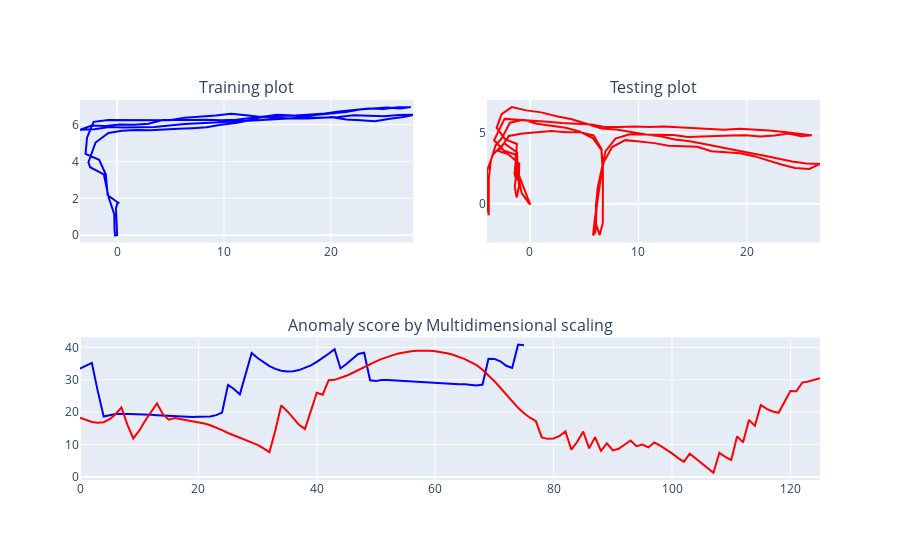

The notebook cell this image was saved under:
### Code cell
fig = make_subplots(rows=2, cols=2,specs=[[{}, {}], [{"colspan": 2}, None]],
    subplot_titles=("Training plot","Testing plot", "Anomaly score by Multidimensional scaling"))
fig.add_trace(go.Scatter(x=df[1], y=df[2], marker_color='blue',
                        name="Training path"),row=1, col=1)
fig.add_trace(go.Scatter(x=df_test[1], y=df_test[2], marker_color='red',
                        name="Testing Score"),row=1, col=2)
fig.add_trace(go.Scatter(x=list(range(len(dt_scores))), y=dt_scores[5:-5], marker_color='blue',
                         name="Training Score"), row=2, col=1)
fig.add_trace(go.Scatter(x=list(range(len(dj_scores))), y=dj_scores, marker_color='red',
                        name="Testing Score"), row=2, col=1)
fig.update_layout(showlegend=False)

### Figure 1 — Plotly figure (JSON) as saved in the notebook; plotly's stock layout.template omitted (floating-point values rounded to 4 significant figures; data arrays with more than 128 entries replaced by an {"elided": "..."} marker saying what was removed)
{"data": [{"marker": {"color": "blue"}, "name": "Training path", "type": "scatter", "x": [0, -0.2, -0.25, -0.27, -0.8, -1.25, -2.53, -2.69, -2.02, -0.82, 0.45, 1.77, 3.1, 4.4, 5.73, 7.06, 8.38, 9.71, 11.1, 12.4, 13.67, 14.95, 16.23, 17.53, 18.82, 20.1, 21.42, 22.73, 24.02, 25.29, 26.51, 27.5, 26.32, 24.94, 23.55, 22.16, 20.8, 19.45, 18.11, 16.76, 13.95, 12.54, 11.15, 9.76, 8.37, 7, 5.63, 4.26, 2.95, 1.56, 0.21, -1.12, -2.39, -3.48, -2.14, -0.74, 0.64, 2.04, 3.48, 4.91, 6.31, 7.7, 9.08, 10.48, 11.88, 13.27, 14.67, 16.05, 17.4, 18.75, 20.11, 21.46, 22.79, 24.13, 25.53, 26.82, 27.7, 26.38, 25, 23.58, 22.17, 20.72, 19.26, 17.81, 16.36, 14.92, 13.48, 12.07, 10.67, 9.23, 7.78, 6.34, 4.9, 3.45, 1.99, 0.58, -0.82, -2.2, -2.82, -2.96, -1.69, -1.06, -0.89, 0.11, 0.04, 0.07, -0.11, 0, -0.2, -0.25], "xaxis": "x", "y": [0, -0.01, 0.32, 1.14, 2.06, 3.3, 3.69, 3.96, 5.03, 5.55, 5.67, 5.71, 5.69, 5.71, 5.77, 5.81, 5.86, 5.99, 6.09, 6.24, 6.43, 6.53, 6.51, 6.47, 6.53, 6.61, 6.68, 6.82, 6.87, 6.93, 6.88, 6.95, 6.94, 6.85, 6.88, 6.8, 6.71, 6.6, 6.55, 6.5, 6.45, 6.37, 6.27, 6.24, 6.27, 6.25, 6.26, 6.25, 6.05, 6, 6.01, 5.93, 5.95, 5.72, 5.75, 5.87, 5.85, 5.85, 5.87, 5.95, 6.04, 6.08, 6.1, 6.15, 6.2, 6.23, 6.3, 6.33, 6.4, 6.37, 6.4, 6.28, 6.24, 6.18, 6.32, 6.42, 6.53, 6.52, 6.46, 6.47, 6.51, 6.42, 6.37, 6.33, 6.33, 6.35, 6.41, 6.51, 6.59, 6.5, 6.42, 6.38, 6.24, 6.24, 6.21, 6.21, 6.25, 6.15, 5.3, 4.41, 4.09, 3.29, 2.17, 1.76, 1.74, 1.82, 1.47, 0, -0.01, 0.32], "yaxis": "y"}, {"marker": {"color": "red"}, "name": "Testing Score", "type": "scatter", "x": {"elided": "150 float values"}, "xaxis": "x2", "y": {"elided": "150 float values"}, "yaxis": "y2"}, {"marker": {"color": "blue"}, "name": "Training Score", "type": "scatter", "x": [0, 1, 2, 3, 4, 5, 6, 7, 8, 9, 10, 11, 12, 13, 14, 15, 16, 17, 18, 19, 20, 21, 22, 23, 24, 25, 26, 27, 28, 29, 30, 31, 32, 33, 34, 35, 36, 37, 38, 39, 40, 41, 42, 43, 44, 45, 46, 47, 48, 49, 50, 51, 52, 53, 54, 55, 56, 57, 58, 59, 60, 61, 62, 63, 64, 65, 66, 67, 68, 69, 70, 71, 72, 73, 74, 75, 76, 77, 78, 79, 80, 81, 82, 83, 84, 85], "xaxis": "x3", "y": [33.41, 34.24, 35.18, 26.49, 18.66, 19.03, 19.41, 19.5, 19.45, 19.43, 19.43, 19.3, 19.16, 19.04, 18.94, 18.88, 18.8, 18.71, 18.6, 18.52, 18.57, 18.63, 18.67, 19.07, 19.86, 28.42, 27.16, 25.48, 32.3, 38.25, 36.71, 35.35, 34.21, 33.34, 32.76, 32.52, 32.61, 32.98, 33.6, 34.45, 35.5, 36.71, 38.02, 39.41, 33.49, 34.83, 36.5, 37.96, 38.35, 29.82, 29.64, 29.92, 29.93, 29.8, 29.65, 29.59, 29.51, 29.41, 29.24, 29.1, 28.96, 28.82, 28.7, 28.6, 28.6, 28.59, 28.52, 28.23, 28.52, 36.48, 36.44, 35.7, 34.32, 33.63, 40.84, 40.63], "yaxis": "y3"}, {"marker": {"color": "red"}, "name": "Testing Score", "type": "scatter", "x": [0, 1, 2, 3, 4, 5, 6, 7, 8, 9, 10, 11, 12, 13, 14, 15, 16, 17, 18, 19, 20, 21, 22, 23, 24, 25, 26, 27, 28, 29, 30, 31, 32, 33, 34, 35, 36, 37, 38, 39, 40, 41, 42, 43, 44, 45, 46, 47, 48, 49, 50, 51, 52, 53, 54, 55, 56, 57, 58, 59, 60, 61, 62, 63, 64, 65, 66, 67, 68, 69, 70, 71, 72, 73, 74, 75, 76, 77, 78, 79, 80, 81, 82, 83, 84, 85, 86, 87, 88, 89, 90, 91, 92, 93, 94, 95, 96, 97, 98, 99, 100, 101, 102, 103, 104, 105, 106, 107, 108, 109, 110, 111, 112, 113, 114, 115, 116, 117, 118, 119, 120, 121, 122, 123, 124, 125], "xaxis": "x3", "y": [18.32, 17.61, 16.97, 16.68, 16.88, 17.82, 19.37, 21.45, 16.17, 11.88, 14.27, 17.36, 20.18, 22.68, 19.38, 17.67, 18.18, 17.86, 17.57, 17.25, 16.91, 16.49, 15.94, 15.24, 14.43, 13.55, 12.8, 12.05, 11.38, 10.73, 9.873, 8.818, 7.658, 14.37, 22.09, 20.29, 18.03, 16.08, 14.73, 20.57, 25.97, 25.37, 29.85, 29.97, 30.48, 31.22, 32.08, 33.03, 34.0, 34.89, 35.67, 36.43, 37.1, 37.67, 38.16, 38.55, 38.82, 38.97, 39.02, 38.94, 38.77, 38.53, 38.2, 37.72, 37.09, 36.35, 35.45, 34.5, 33.11, 31.43, 29.55, 27.52, 25.35, 23.21, 21.32, 19.66, 18.29, 17.24, 12.18, 11.75, 11.86, 12.65, 14.03, 8.391, 10.86, 14.03, 8.812, 12.25, 8.045, 10.35, 8.163, 8.685, 9.933, 11.24, 9.469, 9.963, 9.099, 10.65, 9.627, 8.479, 7.261, 5.865, 4.616, 7.174, 5.74, 4.245, 2.652, 1.242, 7.435, 6.175, 5.225, 12.53, 10.65, 17.61, 15.77, 22.2, 21.02, 20.2, 19.79, 23.2, 26.49, 26.43, 29.11, 29.46, 29.89, 30.45], "yaxis": "y3"}], "layout": {"annotations": [{"font": {"size": 16}, "showarrow": false, "text": "Training plot", "x": 0.225, "xanchor": "center", "xref": "paper", "y": 1, "yanchor": "bottom", "yref": "paper"}, {"font": {"size": 16}, "showarrow": false, "text": "Testing plot", "x": 0.775, "xanchor": "center", "xref": "paper", "y": 1, "yanchor": "bottom", "yref": "paper"}, {"font": {"size": 16}, "showarrow": false, "text": "Anomaly score by Multidimensional scaling", "x": 0.5, "xanchor": "center", "xref": "paper", "y": 0.375, "yanchor": "bottom", "yref": "paper"}], "showlegend": false, "xaxis": {"anchor": "y", "domain": [0, 0.45]}, "xaxis2": {"anchor": "y2", "domain": [0.55, 1]}, "xaxis3": {"anchor": "y3", "domain": [0, 1]}, "yaxis": {"anchor": "x", "domain": [0.625, 1]}, "yaxis2": {"anchor": "x2", "domain": [0.625, 1]}, "yaxis3": {"anchor": "x3", "domain": [0, 0.375]}}}
